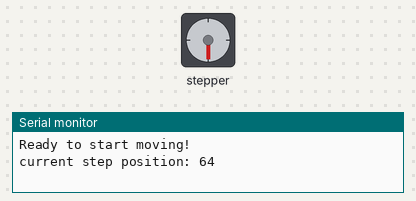
Bench run of a sketch on a simulated Arduino Uno, built with avr-gcc and run on an emulated ATmega328P. On the bench: stepper motor, the last lines printed to the serial monitor. Stepper angles assume 4096 steps per turn.

Above: at 0.05 s.
At 0.85 s:
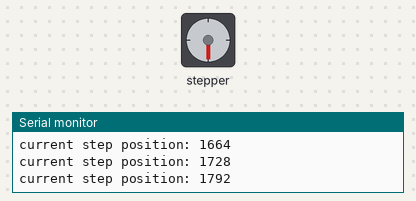
At 1.9 s:
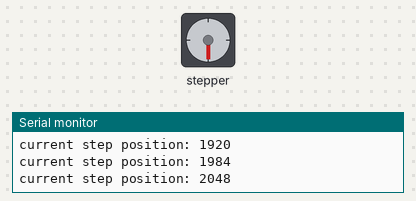
At 3.75 s:
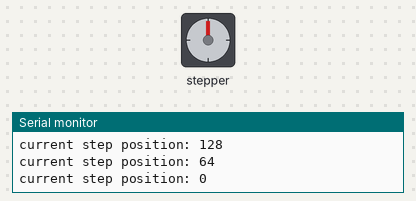
Timing chart, 0 to 8.7 s (numbered marks = the images above):
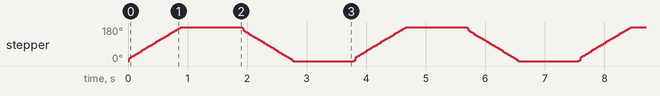

Measured:
- by itself, stepper: turns 180° clockwise in 0.87 s, then 180° counter-clockwise in 0.86 s, repeating every 3.8 s

The sketch:

motor_stepper_code.ino
```cpp
/*
 * cheapStepper_simple.ino
 * ///////////////////////////////////////////
 * using CheapStepper Arduino library v.0.2.0
 * created by Tyler Henry, 7/2016
 * ///////////////////////////////////////////
 *
 * this sketch illustrates basic step() functionality of the library:
 * the stepper performs a full rotation, pauses 1 second,
 * then does a full rotation in the other direction, and so on
 *
 * //////////////////////////////////////////////////////
 */

// first, include the library :)

#include <CheapStepper.h>


CheapStepper stepper;
// here we declare our stepper using default pins:
// arduino pin <--> pins on ULN2003 board:
// 8 <--> IN1
// 9 <--> IN2
// 10 <--> IN3
// 11 <--> IN4

 // let's create a boolean variable to save the direction of our rotation

boolean moveClockwise = true;


void setup() {

  // let's just set up a serial connection and test print to the console

  Serial.begin(9600);
  Serial.println("Ready to start moving!");
}

void loop() {

  // let's move a full rotation (4096 mini-steps)
  // we'll go step-by-step using the step() function

  for (int s=0; s<2048; s++){
    // this will loop 4096 times
    // 4096 steps = full rotation using default values
    /* Note:
     * you could alternatively use 4076 steps...
     * if you think your 28BYJ-48 stepper's internal gear ratio is 63.68395:1 (measured) rather than 64:1 (advertised)
     * for more info, see: http://forum.arduino.cc/index.php?topic=71964.15)
     */

    // let's move one "step" (of the 4096 per full rotation)

    stepper.step(moveClockwise);
    /* the direction is based on moveClockwise boolean:
     * true for clockwise, false for counter-clockwise
     * -- you could also say stepper.stepCW(); or stepper.stepCCW();
     */

    // now let's get the current step position of motor

    int nStep = stepper.getStep();

    // and if it's divisible by 64...

    if (nStep%64==0){

      // let's print the position to the console

      Serial.print("current step position: "); Serial.print(nStep);
      Serial.println();

    }
  }

  // now we've moved 4096 steps

  // let's wait one second

  delay(1000);

  // and switch directions before starting loop() again

  moveClockwise = !moveClockwise;
}
```
